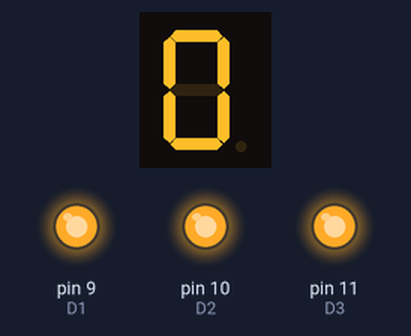
Bench run of a sketch on a simulated Arduino Uno, built with avr-gcc and run on an emulated ATmega328P. Parts: 1-digit seven-segment display, output pins drawn as LEDs (lit = HIGH). Wiring (inferred from the names in the program): 1-digit 7-segment display, segments lit when LOW: segments pin 2, pin 3, pin 4, pin 5, pin 6, pin 7, pin 8, pin 1. The segment pins are drawn as the display they are named for; pins used as bus, display or sensor lines are not drawn.

Above: at 0.1 s.
At 2.1 s:
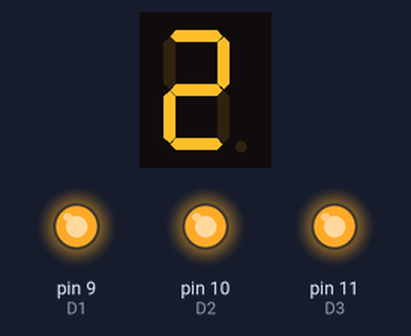
At 4.1 s:
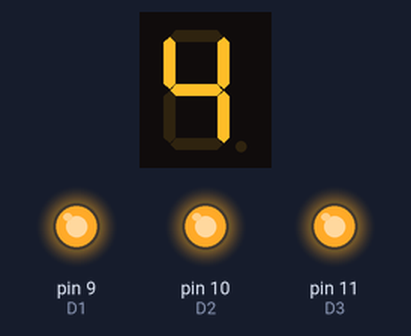
At 9.1 s:
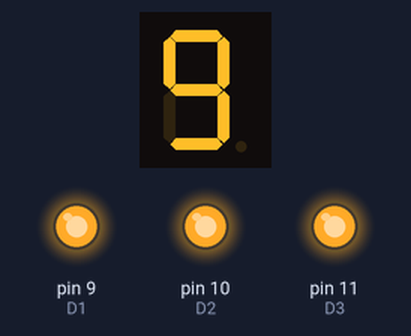
At 13.1 s:
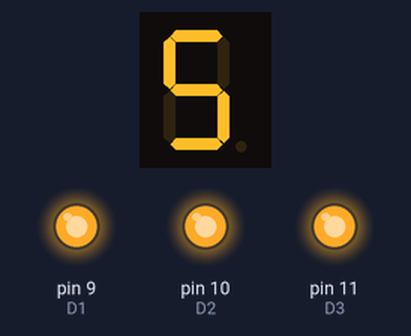
At 19.1 s:
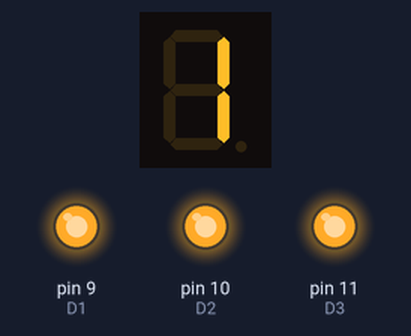
Timing chart, 0 to 20.6 s (numbered marks = the images above):
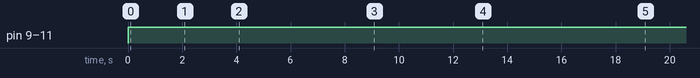

Measured:
- by itself, pin 9 (D1), pin 10 (D2), pin 11 (D3): LOW → HIGH at 0.00 s
- by itself, everything shown: repeats every 18.0 s, in 18 steps
- what the display in image 1 shows lasts 1.0 s, from 2.0 s to 3.0 s

The sketch:

_7_Segment_4_Digit.ino
```cpp
int E = 6;
int D = 5;
int C = 4;
int DP = 1;
int B = 3;
int A = 2;
int F = 7;
int G = 8;
int D1 = 9;
int D2 = 10;
int D3 = 11;
int D4 = 12;

void zero()
{
 digitalWrite(E, LOW);
digitalWrite(D, LOW);
digitalWrite(C, LOW);
digitalWrite(DP, HIGH);
digitalWrite(B, LOW);
digitalWrite(A, LOW);
digitalWrite(F, LOW);
digitalWrite(G, HIGH);
}

void one()
{
 digitalWrite(E, HIGH);
digitalWrite(D, HIGH);
digitalWrite(C, LOW);
digitalWrite(DP, HIGH);
digitalWrite(B, LOW);
digitalWrite(A, HIGH);
digitalWrite(F, HIGH);
digitalWrite(G, HIGH);
}

void two()
{
 digitalWrite(E, LOW);
digitalWrite(D, LOW);
digitalWrite(C, HIGH);
digitalWrite(DP, HIGH);
digitalWrite(B, LOW);
digitalWrite(A, LOW);
digitalWrite(F, HIGH);
digitalWrite(G, LOW);
}

void three()
{
 digitalWrite(E, HIGH);
digitalWrite(D, LOW);
digitalWrite(C, LOW);
digitalWrite(DP, HIGH);
digitalWrite(B, LOW);
digitalWrite(A, LOW);
digitalWrite(F, HIGH);
digitalWrite(G, LOW);
}
void four()
{
 digitalWrite(E, HIGH);
digitalWrite(D, HIGH);
digitalWrite(C, LOW);
digitalWrite(DP, HIGH);
digitalWrite(B, LOW);
digitalWrite(A, HIGH);
digitalWrite(F, LOW);
digitalWrite(G, LOW);
}

void five()
{
 digitalWrite(E, HIGH);
digitalWrite(D, LOW);
digitalWrite(C, LOW);
digitalWrite(DP, HIGH);
digitalWrite(B, HIGH);
digitalWrite(A, LOW);
digitalWrite(F, LOW);
digitalWrite(G, LOW);
}

void six()
{
 digitalWrite(E, LOW);
digitalWrite(D, LOW);
digitalWrite(C, LOW);
digitalWrite(DP, HIGH);
digitalWrite(B, HIGH);
digitalWrite(A, LOW);
digitalWrite(F, LOW);
digitalWrite(G, LOW);
}

void seven()
{
 digitalWrite(E, HIGH);
digitalWrite(D, HIGH);
digitalWrite(C, LOW);
digitalWrite(DP, HIGH);
digitalWrite(B, LOW);
digitalWrite(A, LOW);
digitalWrite(F, HIGH);
digitalWrite(G, HIGH);
}

void eight()
{
 digitalWrite(E, LOW);
digitalWrite(D, LOW);
digitalWrite(C, LOW);
digitalWrite(DP, HIGH);
digitalWrite(B, LOW);
digitalWrite(A, LOW);
digitalWrite(F, LOW);
digitalWrite(G, LOW);
}

void nine()
{
 digitalWrite(E, HIGH);
digitalWrite(D, LOW);
digitalWrite(C, LOW);
digitalWrite(DP, HIGH);
digitalWrite(B, LOW);
digitalWrite(A, LOW);
digitalWrite(F, LOW);
digitalWrite(G, LOW);
}


void setup() {
  // put your setup code here, to run once:
  pinMode(E, OUTPUT);
  pinMode(D, OUTPUT);
  pinMode(C, OUTPUT);
  pinMode(DP, OUTPUT);
  pinMode(B, OUTPUT);
  pinMode(A, OUTPUT);
  pinMode(F, OUTPUT);
  pinMode(G, OUTPUT);
  pinMode(D1, OUTPUT);
  pinMode(D2, OUTPUT);
  pinMode(D3, OUTPUT);
  pinMode(D4, OUTPUT);
}


void loop()
{
    digitalWrite(D1, HIGH);
    digitalWrite(D2, HIGH);
    digitalWrite(D3, HIGH);
    digitalWrite(D4, HIGH);

     zero();
     delay(1000);
     one();
     delay(1000);
     two();
     delay(1000);
     three();
    delay(1000);
     four();
    delay(1000);
     five();
    delay(1000);
    six();
    delay(1000);
    seven();
    delay(1000);
    eight();
    delay(1000);
    nine();
    delay(1000);
    eight();
    delay(1000);
    seven();
    delay(1000);
    six();
    delay(1000);
    five();
    delay(1000);
    four();
    delay(1000);
    three();
    delay(1000);
    two();
    delay(1000);
    one();
    delay(1000);


}
```
